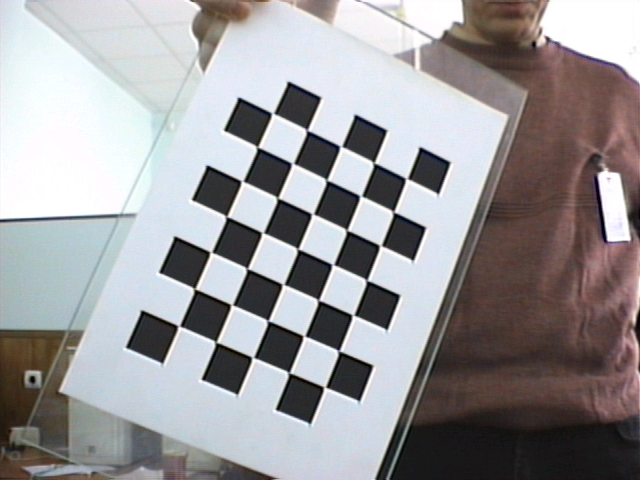
#> input picture openCV2/data/BoardStereoR6.jpg, 640 x 480 px
$ python laplace.py data/BoardStereoR6.jpg
#> lines starting #> are read from the running program, lines starting #| are printed output that depends on the picture
"""
@file laplace_demo.py
@brief Sample code showing how to detect edges using the Laplace operator
"""
import sys
import cv2 as cv
def main(argv):
    # [variables]
    # Declare the variables we are going to use
    ddepth = cv.CV_16S
    k_s1 = 1
    k_s2 = 3
    k_s3 = 5
    k_s4 = 7
    window_name1 ="kernel size-1"
    window_name2="kernel size-3"
    window_name3="kernel size-5"
    window_name4="kernel size-7"
    # [variables]
    # [load]
    imageName = argv[0] if len(argv) > 0 else 'lena.jpg'
    src = cv.imread(cv.samples.findFile(imageName), cv.IMREAD_COLOR) # Load an image
#> src is the input picture: shape (480, 640, 3); mean B, G, R 154.7, 152.6, 154.6

    # Check if image is loaded fine
    if src is None:
        print ('Error opening image')
        print ('Program Arguments: [image_name -- default lena.jpg]')
        return -1
    # [load]
    # [reduce_noise]
    # Remove noise by blurring with a Gaussian filter
    src = cv.GaussianBlur(src, (5, 5), 0)


    # [reduce_noise]
    # [convert_to_gray]
    # Convert the image to grayscale
    src_gray = cv.cvtColor(src, cv.COLOR_BGR2GRAY)
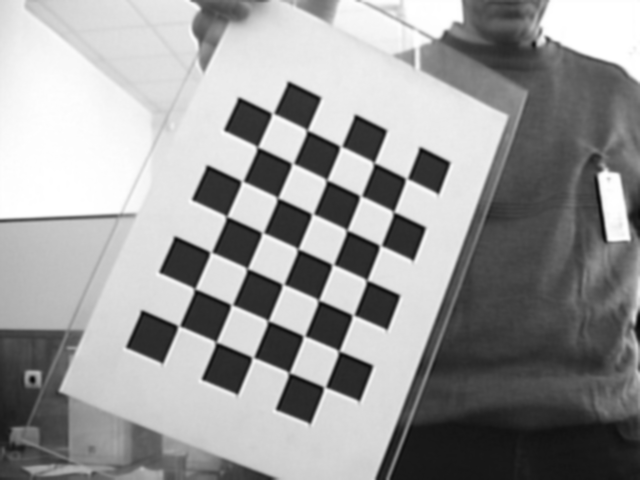
#> src_gray: shape (480, 640); min 6, max 255, mean 153.5
    # [convert_to_gray]
    # Create Window
    cv.namedWindow(window_name1, cv.WINDOW_AUTOSIZE)
    cv.namedWindow(window_name2, cv.WINDOW_AUTOSIZE)
    cv.namedWindow(window_name3, cv.WINDOW_AUTOSIZE)
    cv.namedWindow(window_name4, cv.WINDOW_AUTOSIZE)
    # [laplacian]
    # Apply Laplace function
    dst =cv.Laplacian(src_gray,ddepth,ksize=k_s1)
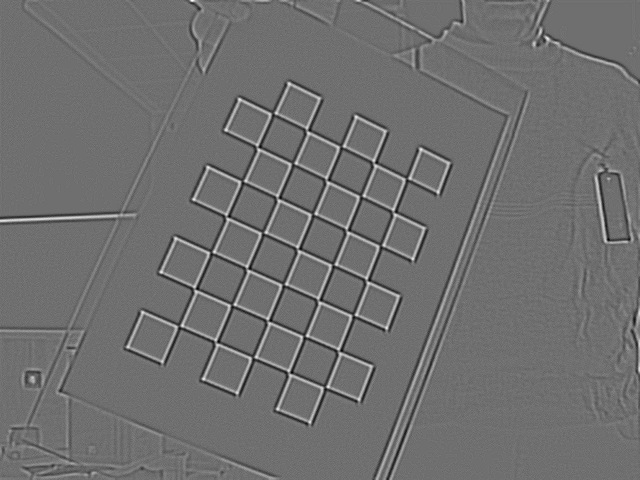
#> dst: shape (480, 640) int16; min -50, max 64, mean 0; drawn with min black and max white
    dst2=cv.Laplacian(src_gray,ddepth,ksize=k_s2)
    dst3=cv.Laplacian(src_gray,ddepth,ksize=k_s3)
    dst4=cv.Laplacian(src_gray,ddepth,ksize=k_s4)
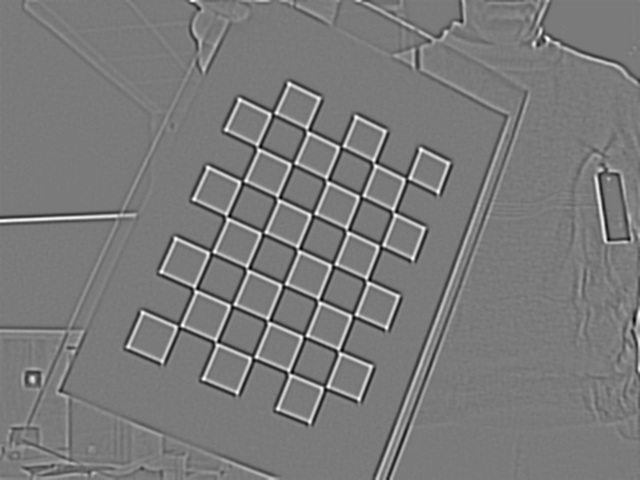
#> dst4: shape (480, 640) int16; min -30402, max 32767, mean 2.5; drawn with min black and max white
    # [laplacian]
    # [convert]
    # converting back to uint8

    abs_dst = cv.convertScaleAbs(dst)
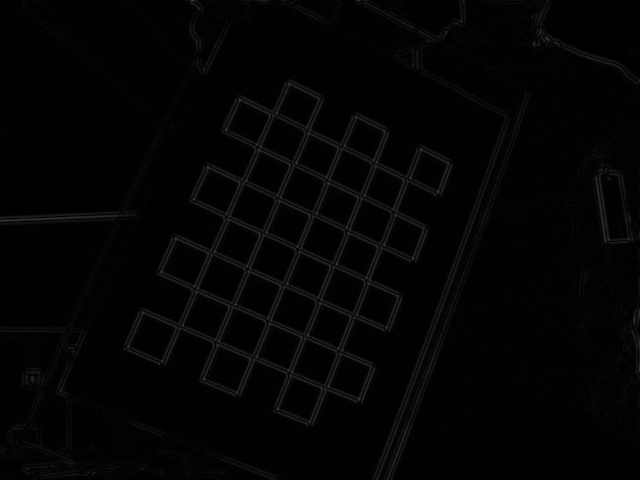
#> abs_dst: shape (480, 640); min 0, max 64, mean 3.6
    abs_dst2=cv.convertScaleAbs(dst2)
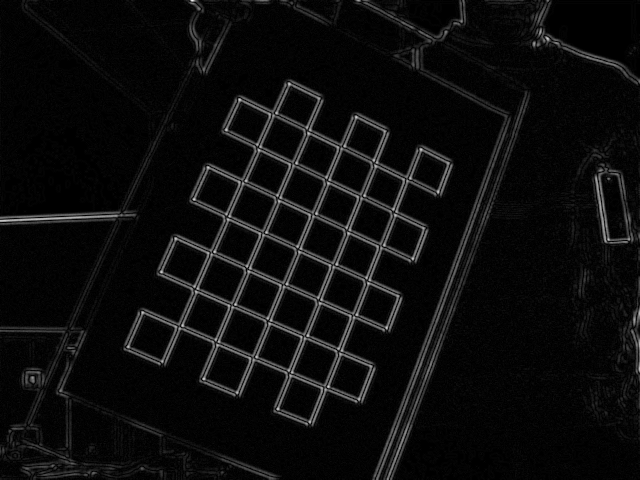
#> abs_dst2: shape (480, 640); min 0, max 244, mean 12.6
    abs_dst3=cv.convertScaleAbs(dst3)
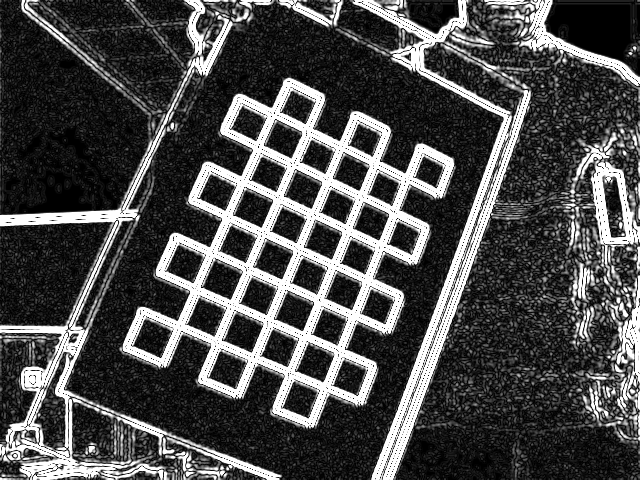
#> abs_dst3: shape (480, 640); min 0, max 255, mean 75.3
    abs_dst4=cv.convertScaleAbs(dst4)
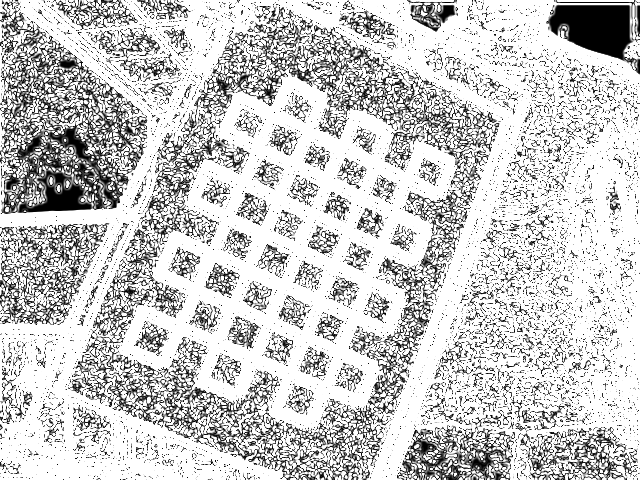
#> abs_dst4: shape (480, 640); min 0, max 255, mean 201.1
    # [convert]
    # [display]
    cv.imshow(window_name1, abs_dst)
    cv.imshow(window_name2,abs_dst2)
    cv.imshow(window_name3,abs_dst3)
    cv.imshow(window_name4,abs_dst4)
    cv.waitKey(0)
    # [display]
    return 0
if __name__ == "__main__":
    main(sys.argv[1:])

$ run again, on openCV2/data/pfp.jpg
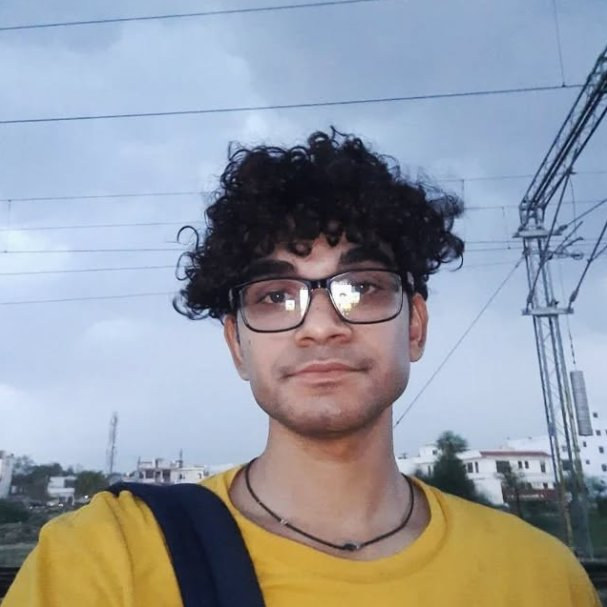
#> input picture openCV2/data/pfp.jpg, 607 x 607 px
#> in main, src is the input picture: shape (607, 607, 3); mean B, G, R 162.4, 153.5, 147.9
#> in main, `abs_dst3=cv.convertScaleAbs(dst3)`:
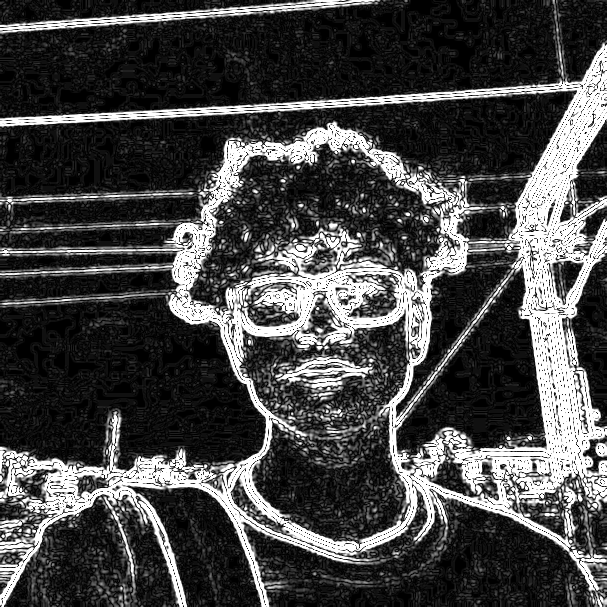
#> abs_dst3: shape (607, 607); min 0, max 255, mean 70.4
#> in main, `abs_dst4=cv.convertScaleAbs(dst4)`:
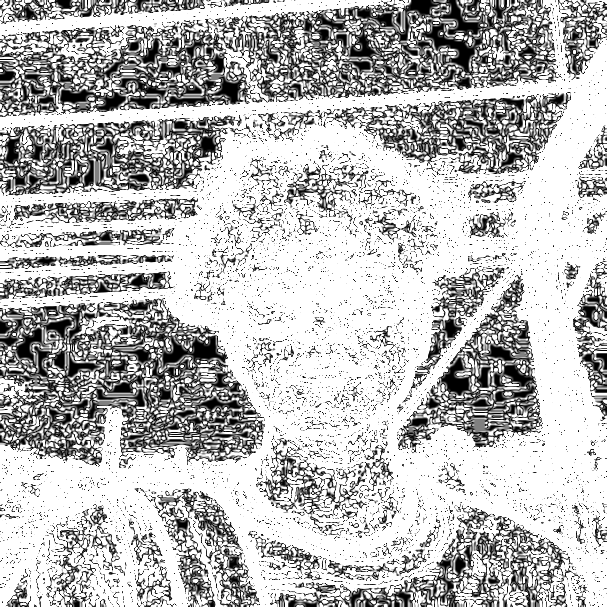
#> abs_dst4: shape (607, 607); min 0, max 255, mean 186.2

$ run again, on openCV2/data/ang1.png
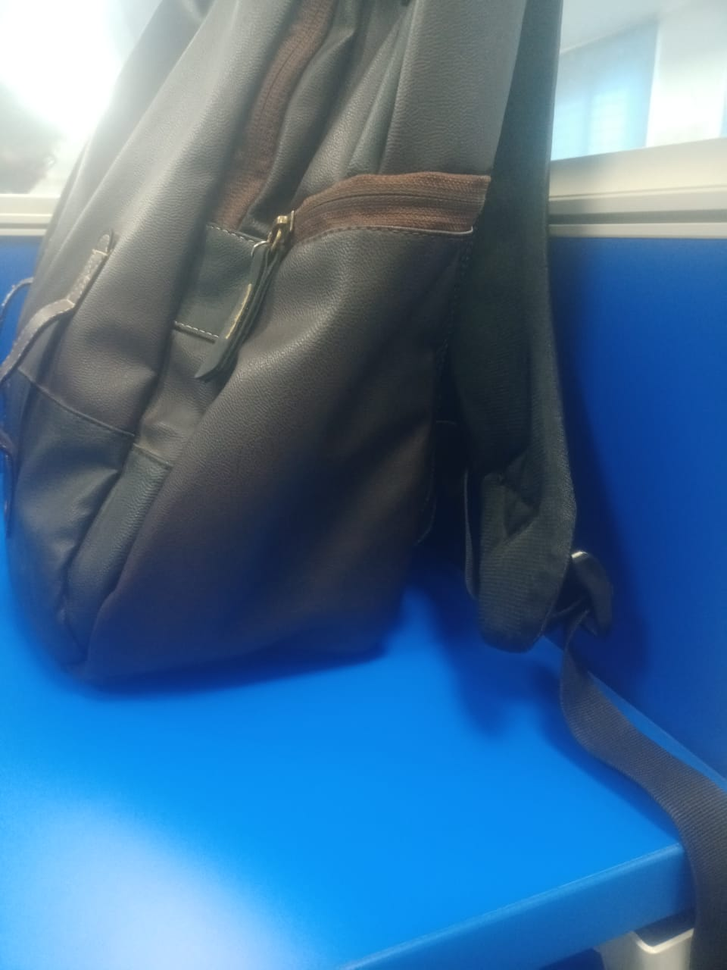
#> input picture openCV2/data/ang1.png, 727 x 970 px, shrunk from 960 x 1280 before the run
#> in main, src is the input picture: shape (970, 727, 3); mean B, G, R 148.4, 112.2, 71.4
#> in main, `abs_dst3=cv.convertScaleAbs(dst3)`:
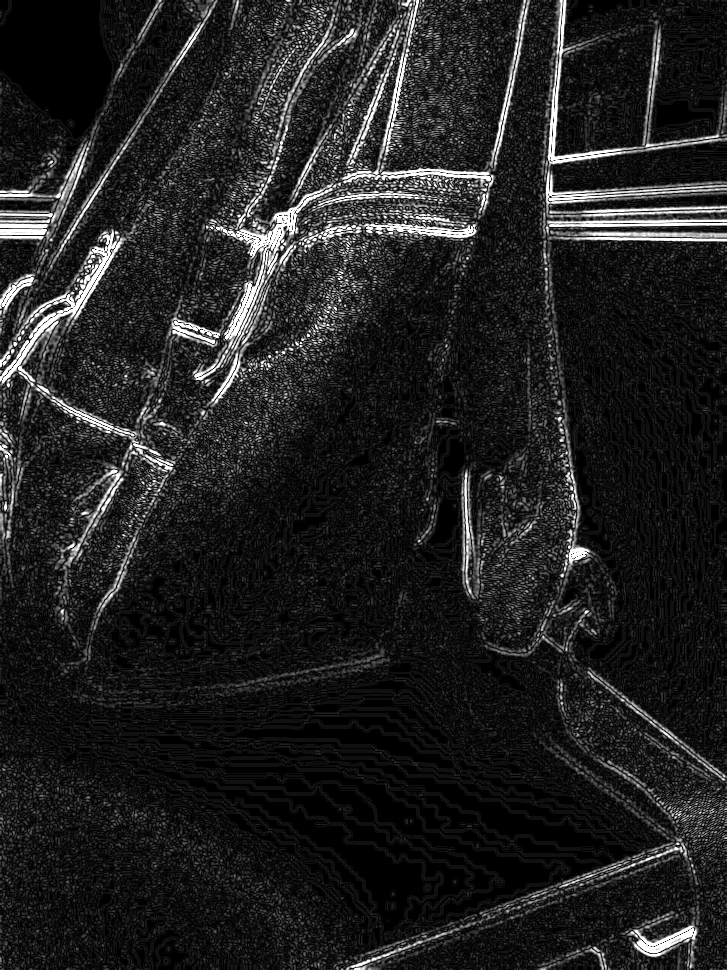
#> abs_dst3: shape (970, 727); min 0, max 255, mean 33.3
#> in main, `abs_dst4=cv.convertScaleAbs(dst4)`:
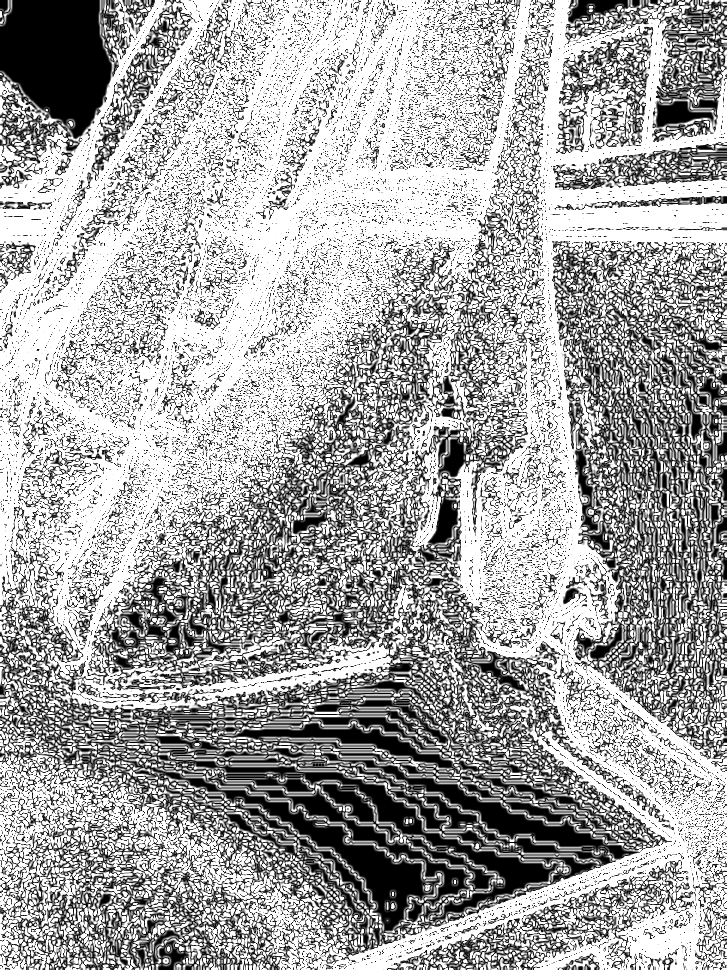
#> abs_dst4: shape (970, 727); min 0, max 255, mean 166.2

$ run again, on openCV2/data/ang2.png
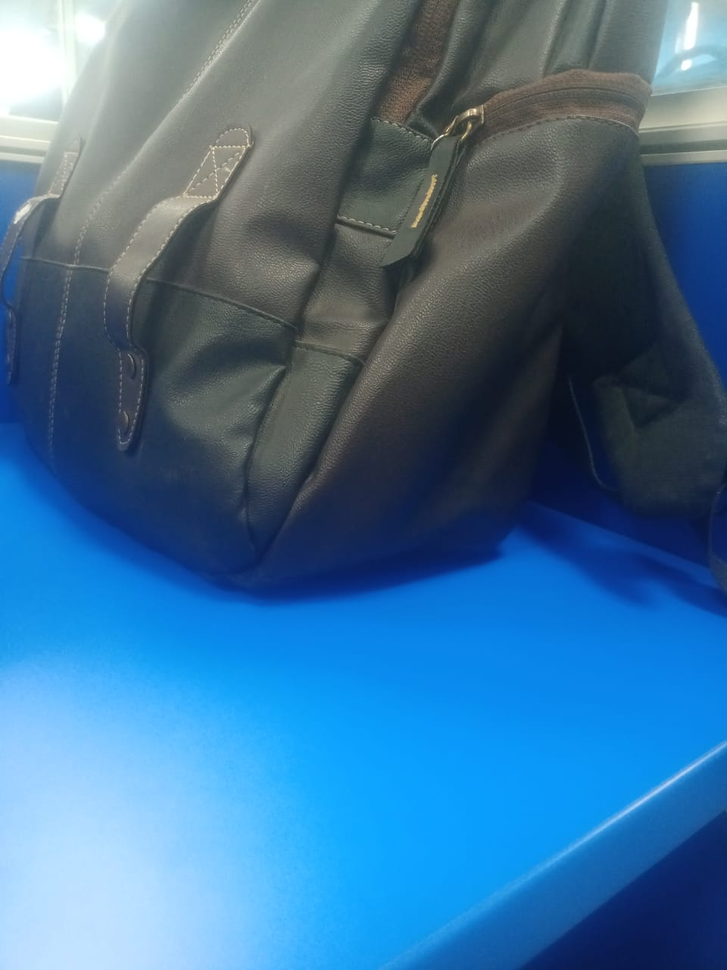
#> input picture openCV2/data/ang2.png, 727 x 970 px, shrunk from 960 x 1280 before the run
#> in main, src is the input picture: shape (970, 727, 3); mean B, G, R 153.1, 114.1, 64.5
#> in main, `abs_dst4=cv.convertScaleAbs(dst4)`:
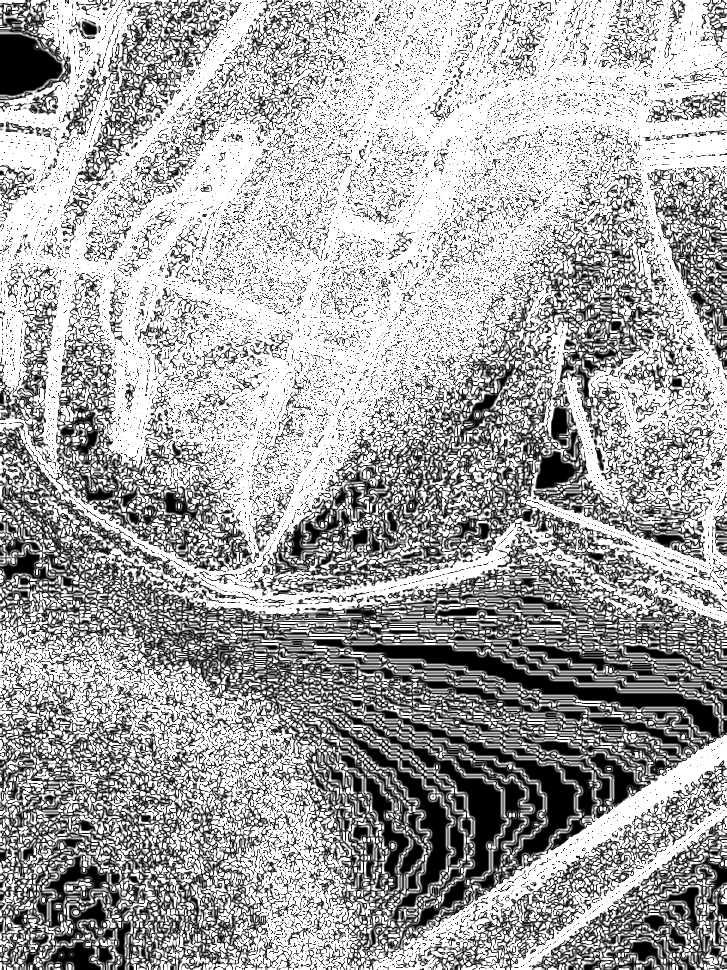
#> abs_dst4: shape (970, 727); min 0, max 255, mean 167
